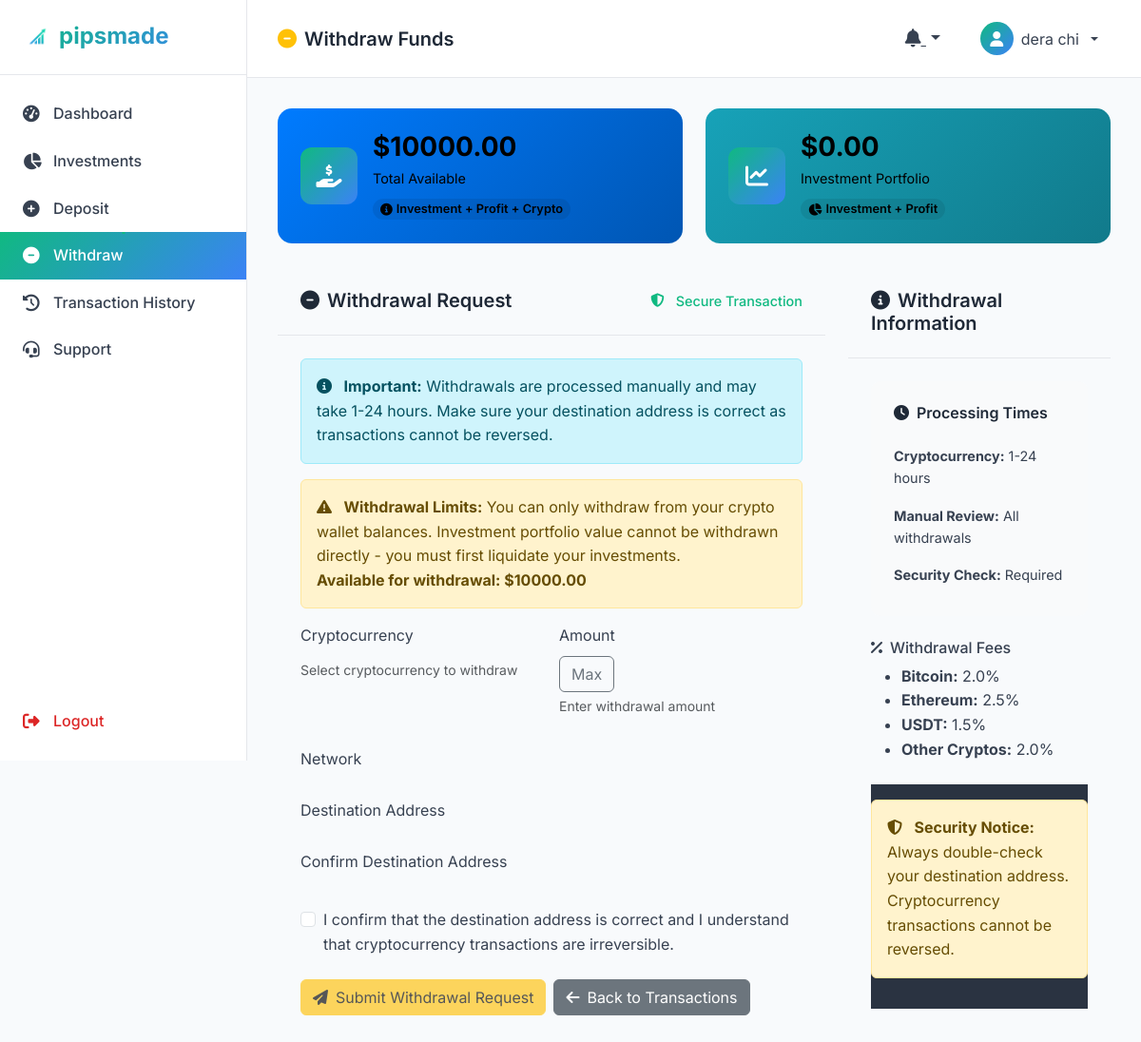
The page /dashboard/withdraw/ (signed in) on the database as committed earlier.
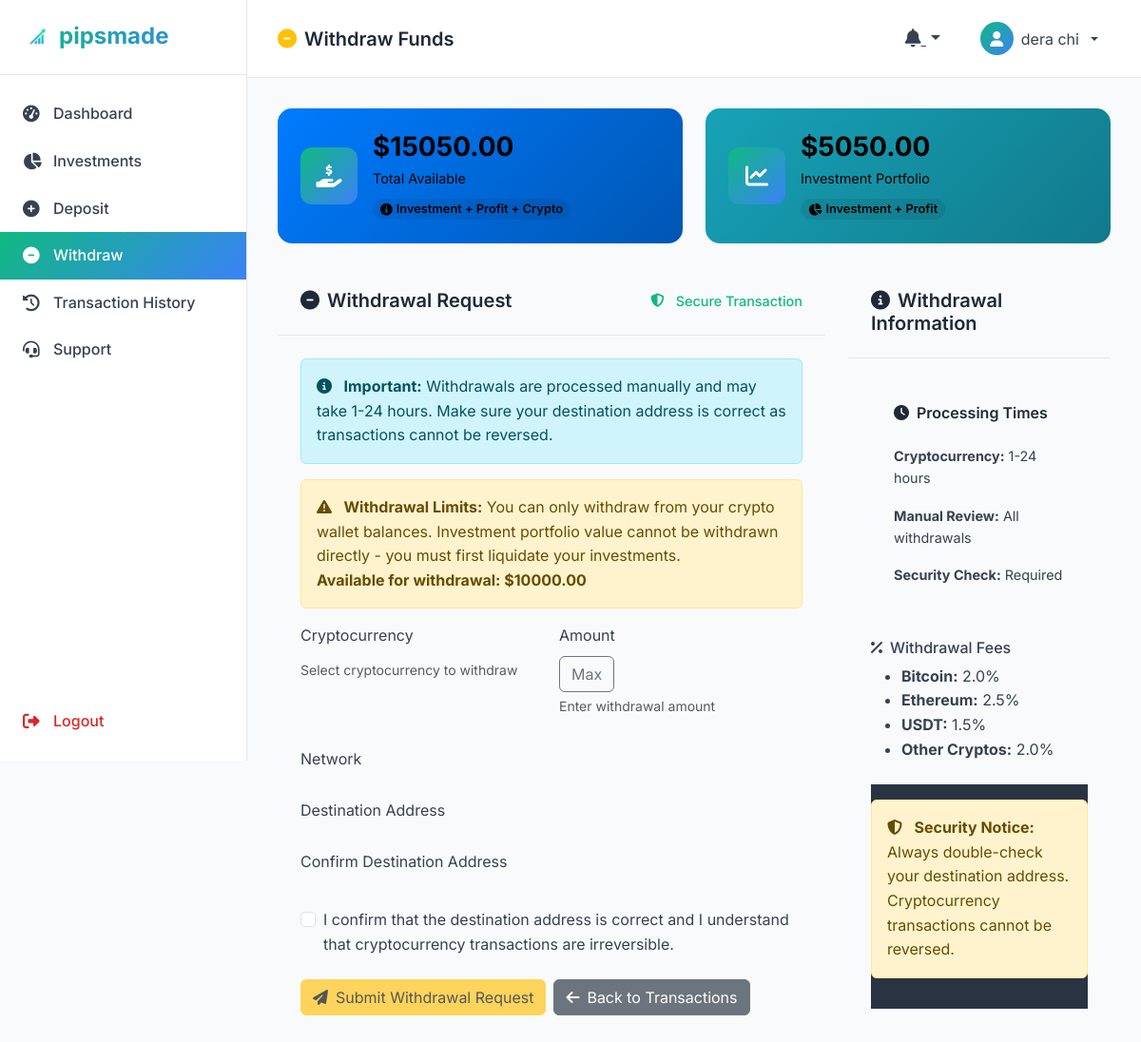
The same page on the database as committed later.
### investments/models.py (models this page shows, shortened)
class UserPortfolio(models.Model):
    user = models.OneToOneField(User, on_delete=models.CASCADE, related_name='portfolio')
    total_invested = models.DecimalField(max_digits=15, decimal_places=2, default=0, help_text="Set manually by admin")
    total_current_value = models.DecimalField(max_digits=15, decimal_places=2, default=0, help_text="Set manually by admin")
    total_profit = models.DecimalField(max_digits=15, decimal_places=2, default=0, help_text="Set manually by admin")
    total_roi_percentage = models.DecimalField(max_digits=5, decimal_places=2, default=0, help_text="Set manually by admin")
    total_withdrawable = models.DecimalField(max_digits=15, decimal_places=2, default=0, help_text="Set manually by admin")
    manual_profit_total = models.DecimalField(max_digits=15, decimal_places=2, default=0, help_text="Set manually by admin")
    active_investments = models.PositiveIntegerField(default=0, help_text="Set manually by admin")
    completed_investments = models.PositiveIntegerField(default=0, help_text="Set manually by admin")
    last_updated = models.DateTimeField(auto_now=True)

### dashboard/views.py (the view)
# urls.py: path('withdraw/', views.WithdrawView.as_view(), name='withdraw'),
class WithdrawView(LoginRequiredMixin, TemplateView):
    template_name = 'dashboard/withdraw.html'
    def get_context_data(self, **kwargs):
        context = super().get_context_data(**kwargs)
        try:
            from transactions.models import UserWallet, Transaction
            user_wallets = UserWallet.objects.filter(user=self.request.user)
            total_crypto_balance = sum(wallet.balance for wallet in user_wallets)
            from investments.models import UserPortfolio
            try:
                portfolio = UserPortfolio.objects.get(user=self.request.user)
                total_portfolio_value = portfolio.total_current_value or 0
            except UserPortfolio.DoesNotExist:
                total_portfolio_value = 0
            total_available_balance = total_crypto_balance + total_portfolio_value
            total_withdrawals = Transaction.objects.filter(
                user=self.request.user,
                transaction_type='withdrawal',
                status='completed'
            ).aggregate(total=Sum('amount'))['total'] or 0
            pending_withdrawals = Transaction.objects.filter(
                user=self.request.user,
                transaction_type='withdrawal',
                status='pending'
            ).count()
            recent_withdrawals = Transaction.objects.filter(
                user=self.request.user,
                transaction_type='withdrawal'
            ).order_by('-created_at')[:5]
            context.update({
                'user_wallets': user_wallets,
                'total_crypto_balance': total_crypto_balance,
                'total_portfolio_value': total_portfolio_value,
                'total_available_balance': total_available_balance,
                'total_withdrawals': total_withdrawals,
                'pending_withdrawals': pending_withdrawals,
                'recent_withdrawals': recent_withdrawals,
                'form': None,  # Form will be handled by the template
            })
        except Exception as e:
            print(f"WithdrawView error: {str(e)}")
            context.update({
                'user_wallets': [],
                'total_crypto_balance': 0,
                'total_portfolio_value': 0,
                'total_available_balance': 0,
                'total_withdrawals': 0,
                'pending_withdrawals': 0,
                'recent_withdrawals': [],
                'form': None,
            })
        context['page_title'] = 'Withdraw Funds'
        return context

### templates/dashboard/withdraw.html (shortened to what the changed rows need)
{% extends 'dashboard/base_dashboard.html' %}
{% load static %}
{% block content %}
    <div class="row g-4 mb-4">
        <div class="col-lg-6">
            <div class="stats-card gradient-primary">
                <div class="stats-info">
                    <h3>${{ total_available_balance|default_if_none:0|floatformat:2 }}</h3>
                    <p>Total Available</p>
                    <span class="stats-change positive">
                        <i class="fas fa-info-circle me-1"></i>Investment + Profit + Crypto
                    </span>
                </div>
            </div>
        </div>
        <div class="col-lg-6">
            <div class="stats-card gradient-info">
                <div class="stats-info">
                    <h3>${{ total_portfolio_value|default_if_none:0|floatformat:2 }}</h3>
                    <p>Investment Portfolio</p>
                    <span class="stats-change neutral">
                        <i class="fas fa-chart-pie me-1"></i>Investment + Profit
                    </span>
                </div>
            </div>
        </div>
    </div>
        </div>
{% endblock %}

Rows that differ between the two databases and show on the page:
now on this page (row edited): UserPortfolio: total_current_value "5050.00"
Other text that changed with them:
{{ total_available_balance|default_if_none:0|floatformat:2 }}: "10000.00" → "15050.00"
{{ total_portfolio_value|default_if_none:0|floatformat:2 }}: "0.00" → (not shown)
